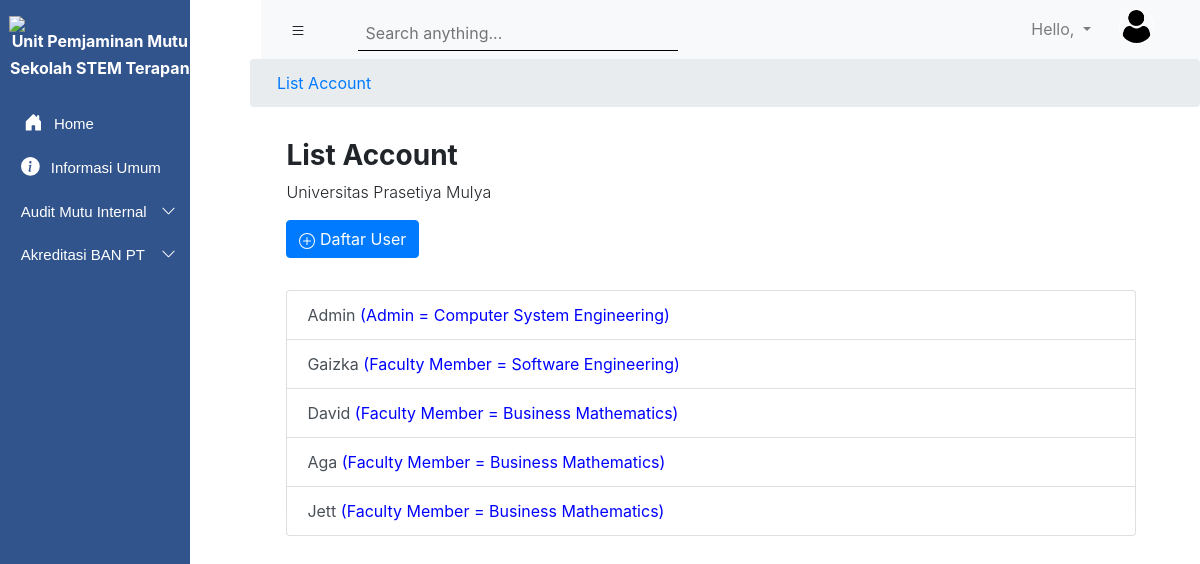
The page /akun/ on the database its author committed.
### Accounts/models.py (models this page shows)
class User(AbstractUser):
    prodi = models.ForeignKey(ProgramStudi, models.SET_NULL, blank=True, null=True, default=None)
    role_list = (
        ('Admin', 'Admin'),
        ('Faculty Member', 'Faculty Member'),
        ('Professional Staf', 'Professional Staf')
    )
    roles = models.CharField(choices=role_list, max_length=40)
    profile_picture = models.ImageField(null=True, blank=True)
    objects = UserManager

class ProgramStudi(models.Model):
    nama_prodi = models.CharField(max_length=200)
    def __str__(self):
        return self.nama_prodi

### Accounts/views.py (the view)
# urls.py: path('akun/', akun.as_view(), name='akun'),
class akun(ListView):
    model = get_user_model()
    def get_context_data(self, **kwargs):
        context = super().get_context_data(**kwargs)
        return context

### Templates/Accounts/user_list.html (shortened to what this page needs)
{% extends 'main.html' %}
{% block content %}
<section>
  <nav aria-label="breadcrumb">
      <ol class="breadcrumb">
        <li class="breadcrumb-item"><a href="">List Account</a></li>
      </ol>
  </nav>
</section>
  <section class="page-title" style="margin-left: 17.9rem; ">
      <h3 class="font-weight-bold">List Account</h3>
      <p class="font-weight-light">Universitas Prasetiya Mulya</p>
      <a class="btn btn-primary" href="{% url 'register' %}">
          Daftar User
      </a>
  </section>
  <section class="page-title" style="margin-left: 17.9rem; margin-right: 4rem;">
    <div class="list-group">
      {%for item in object_list%}
        <a type="button" class="list-group-item list-group-item-action button" href="#">
          {{item.first_name}} <span style="color:blue">({{item.roles}} = {{item.prodi}})</span>
        </a>
      {%endfor%}
    </div>
  </section>
{% endblock %}

### static/css/main.css (style rules this page uses)
@media (min-width:768px) { .breadcrumb { margin-left: 250px; } }
@media (min-width:768px) { ol.breadcrumb { padding-left: 27px; } }
@media (min-width:768px) { .page-title { margin-top: 2rem; margin-left: 17.5rem; margin-right: 4rem; } }

### rows shown on the page
User: first_name "Admin", roles "Admin", prodi "Computer System Engineering"
User: first_name "Gaizka", roles "Faculty Member", prodi "Software Engineering"
User: first_name "David", roles "Faculty Member", prodi "Business Mathematics"
User: first_name "Aga", roles "Faculty Member", prodi "Business Mathematics"
User: first_name "Jett", roles "Faculty Member", prodi "Business Mathematics"
